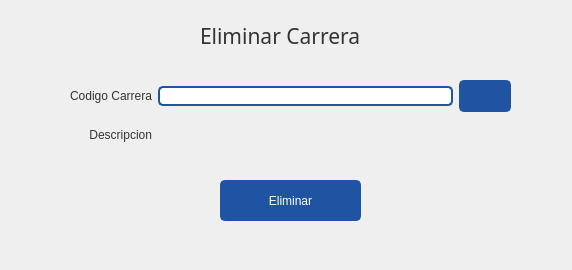
<?xml version="1.0" encoding="UTF-8"?>
<ui version="4.0">
 <class>EstadoCarrera</class>
 <widget class="QWidget" name="EstadoCarrera">
  <property name="windowModality">
   <enum>Qt::ApplicationModal</enum>
  </property>
  <property name="geometry">
   <rect>
    <x>0</x>
    <y>0</y>
    <width>572</width>
    <height>270</height>
   </rect>
  </property>
  <property name="minimumSize">
   <size>
    <width>500</width>
    <height>270</height>
   </size>
  </property>
  <property name="maximumSize">
   <size>
    <width>3000</width>
    <height>3000</height>
   </size>
  </property>
  <property name="windowTitle">
   <string>Estado Carrera</string>
  </property>
  <property name="windowIcon">
   <iconset resource="../resources.qrc">
    <normaloff>:/icons/images/icons/cil-pencil.png</normaloff>:/icons/images/icons/cil-pencil.png</iconset>
  </property>
  <property name="styleSheet">
   <string notr="true">QWidget{
	color: #333;
	font: 9pt &quot;Segoe UI&quot;;
}
/* ----------------- LineEdit  ----------------- */
QLineEdit {
	border-radius: 5px;
	border: 2px solid #1F54A3;
	padding-left: 10px;
	selection-color: white;
	selection-background-color: #2A3C57;
    color: black;
}
QLineEdit:hover {
	border: 2px solid rgb(98, 114, 164);
}
QLineEdit:focus {
	border: 2px solid #2A3C57;
}



/* ----------------- Button ----------------- */
QPushButton {
	border: 2px solid #1F54A3;
	border-radius: 5px;	
	background-color: #1F54A3;
	color:white;
}
 QPushButton:hover {
	background-color: #286FD6;
	border: 2px solid #286FD6;
}
 QPushButton:pressed {	
	background-color: #2A3C57;
	border: 2px solid #2A3C57;
}

/* ----------------- CheckBox ----------------- */

QCheckBox::indicator {
	border : 1px solid #6272a4;
	width: 15px;
	height: 15px;
	border-radius: 15px;
    background: #6272a4;
}
QCheckBox::indicator:hover {
	background-color: #286FD6;
	border : 1px solid #286FD6;
}
QCheckBox::indicator:checked {
	border : 1px solid #1F54A3;
    background: 3px solid #1F54A3;	
	background-image: url(:/icons/images/icons/cil-check-alt.png);
}


/* ----------------- QDateEdit ----------------- */
QDateTimeEdit{
	background-color: white;
	border-radius: 5px;
	border: 2px solid #1F54A3;
    color: black;
}
QDateTimeEdit:hover{
	border: 2px solid #7284b9;
}

QDateTimeEdit:focus {
	border: 2px solid #2A3C57;
}


QDateTimeEdit::up-button {
    border-image: url(:/icons/images/icons/cil-arrow-top.png); 
}

QDateTimeEdit::down-button {
    border-image: url(:/icons/images/icons/cil-arrow-bottom.png);
}














</string>
  </property>
  <widget class="QLabel" name="label">
   <property name="geometry">
    <rect>
     <x>200</x>
     <y>0</y>
     <width>201</width>
     <height>71</height>
    </rect>
   </property>
   <property name="font">
    <font>
     <family>Microsoft YaHei UI Light</family>
     <pointsize>16</pointsize>
     <weight>3</weight>
     <italic>false</italic>
     <bold>false</bold>
    </font>
   </property>
   <property name="styleSheet">
    <string notr="true">font: 25 16pt &quot;Microsoft YaHei UI Light&quot;;</string>
   </property>
   <property name="text">
    <string>Eliminar Carrera</string>
   </property>
  </widget>
  <widget class="QWidget" name="gridLayoutWidget">
   <property name="geometry">
    <rect>
     <x>70</x>
     <y>80</y>
     <width>441</width>
     <height>71</height>
    </rect>
   </property>
   <layout class="QGridLayout" name="gridLayout">
    <item row="0" column="2">
     <widget class="QPushButton" name="btn_buscar">
      <property name="minimumSize">
       <size>
        <width>32</width>
        <height>32</height>
       </size>
      </property>
      <property name="text">
       <string/>
      </property>
      <property name="icon">
       <iconset resource="../resources.qrc">
        <normaloff>:/icons/images/icons/cil-paper-plane.png</normaloff>:/icons/images/icons/cil-paper-plane.png</iconset>
      </property>
     </widget>
    </item>
    <item row="0" column="0">
     <widget class="QLabel" name="label_11">
      <property name="text">
       <string>Codigo Carrera</string>
      </property>
      <property name="alignment">
       <set>Qt::AlignRight|Qt::AlignTrailing|Qt::AlignVCenter</set>
      </property>
     </widget>
    </item>
    <item row="0" column="1">
     <widget class="QLineEdit" name="txt_codcarrera">
      <property name="enabled">
       <bool>true</bool>
      </property>
      <property name="minimumSize">
       <size>
        <width>0</width>
        <height>0</height>
       </size>
      </property>
      <property name="maximumSize">
       <size>
        <width>295</width>
        <height>16777215</height>
       </size>
      </property>
      <property name="clearButtonEnabled">
       <bool>false</bool>
      </property>
     </widget>
    </item>
    <item row="1" column="1">
     <widget class="QLabel" name="lbl_nombrefacultad">
      <property name="text">
       <string/>
      </property>
     </widget>
    </item>
    <item row="1" column="0">
     <widget class="QLabel" name="label_12">
      <property name="text">
       <string>Descripcion</string>
      </property>
      <property name="alignment">
       <set>Qt::AlignRight|Qt::AlignTrailing|Qt::AlignVCenter</set>
      </property>
     </widget>
    </item>
   </layout>
  </widget>
  <widget class="QPushButton" name="btn_eliminar">
   <property name="enabled">
    <bool>false</bool>
   </property>
   <property name="geometry">
    <rect>
     <x>220</x>
     <y>180</y>
     <width>141</width>
     <height>41</height>
    </rect>
   </property>
   <property name="minimumSize">
    <size>
     <width>116</width>
     <height>32</height>
    </size>
   </property>
   <property name="text">
    <string>Eliminar</string>
   </property>
  </widget>
 </widget>
 <tabstops>
  <tabstop>btn_eliminar</tabstop>
 </tabstops>
 <resources>
  <include location="../resources.qrc"/>
 </resources>
 <connections/>
</ui>
